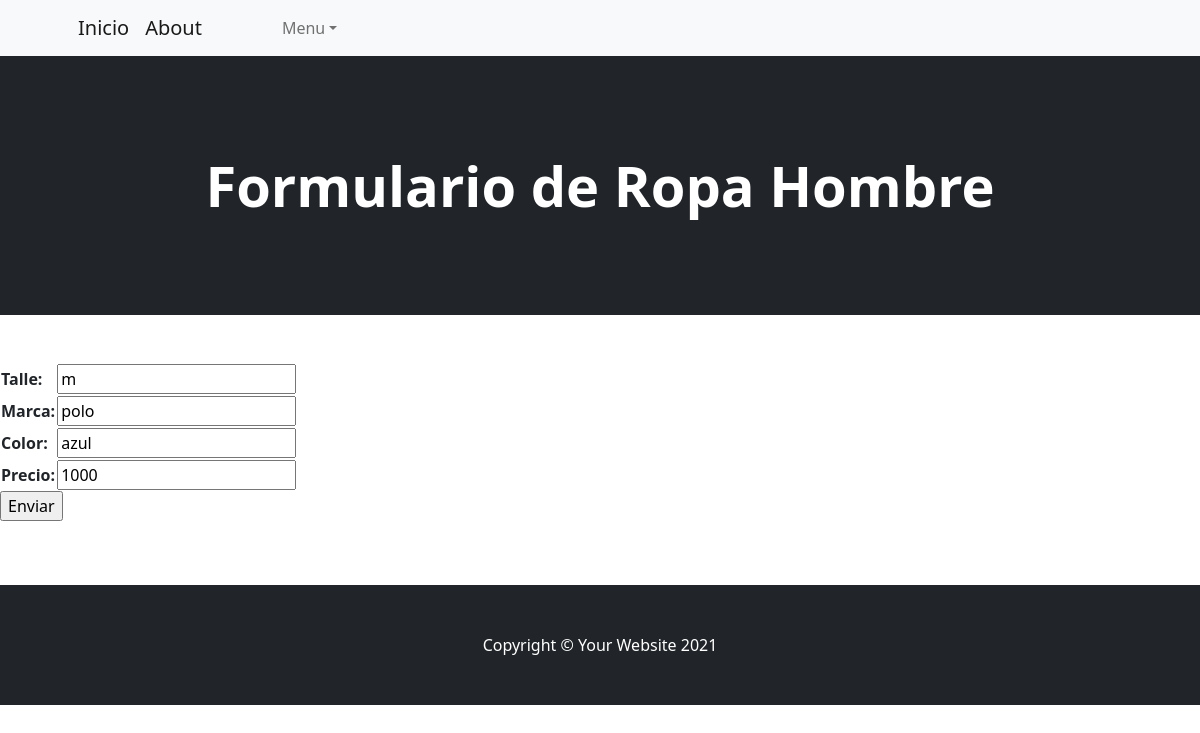
The app's page /AppRopa/editarRopaHombre/1/ with its own data.
### AppRopa/models.py (models this page shows, shortened)
class Hombre(models.Model):
    talle = models.CharField(max_length=40)
    marca = models.CharField(max_length=40)
    color = models.CharField(max_length=40)
    precio = models.IntegerField()

### AppRopa/views.py (the view)
# urls.py: path('editarRopaHombre/<numero_para_editar>/',views.editarRopaHombre,name="EditarRopaHombre"),
def editarRopaHombre(request, numero_para_editar):
    ropaH = Hombre.objects.get(id = numero_para_editar)
    if request.method == "POST":
        miFormulario = HombreFormulario(request.POST)
        if miFormulario.is_valid():
            informacion = miFormulario.cleaned_data
            ropaH.talle = informacion["talle"]
            ropaH.marca = informacion["marca"]
            ropaH.color = informacion["color"]
            ropaH.precio = informacion["precio"]
            ropaH.save() #guarda los datos en la base de datos
            return render(request, 'AppRopa/ropa.html')
    else:
        miFormulario = HombreFormulario(initial={"talle":ropaH.talle, "marca":ropaH.marca, "color":ropaH.color, "precio":ropaH.precio})
    return render(request, 'AppRopa/editarRopaHombre.html', {"miFormulario":miFormulario, "numero_para_editar":numero_para_editar})

### AppRopa/forms.py
class HombreFormulario(forms.Form):
    talle = forms.CharField(max_length=40)
    marca = forms.CharField(max_length=40)
    color = forms.CharField(max_length=40)
    precio = forms.IntegerField()

### AppRopa/templates/AppRopa/editarRopaHombre.html (shortened to what this page needs)
{%extends "AppInicio/base.html"%}
{%load static%}
    {%block head%}
        <h1 class="display-4 fw-bolder">Formulario de Ropa Hombre</h1>
    {%endblock%}
    {%block contenido%}
        <form action="" method="POST"> {% csrf_token %}
            <table>
                {{ miFormulario.as_table }}
            </table>
            <input type="submit" value="Enviar">
        </form>
    {%endblock%}

### records on screen
Hombre: talle "m", marca "polo", color "azul", precio "1000"
